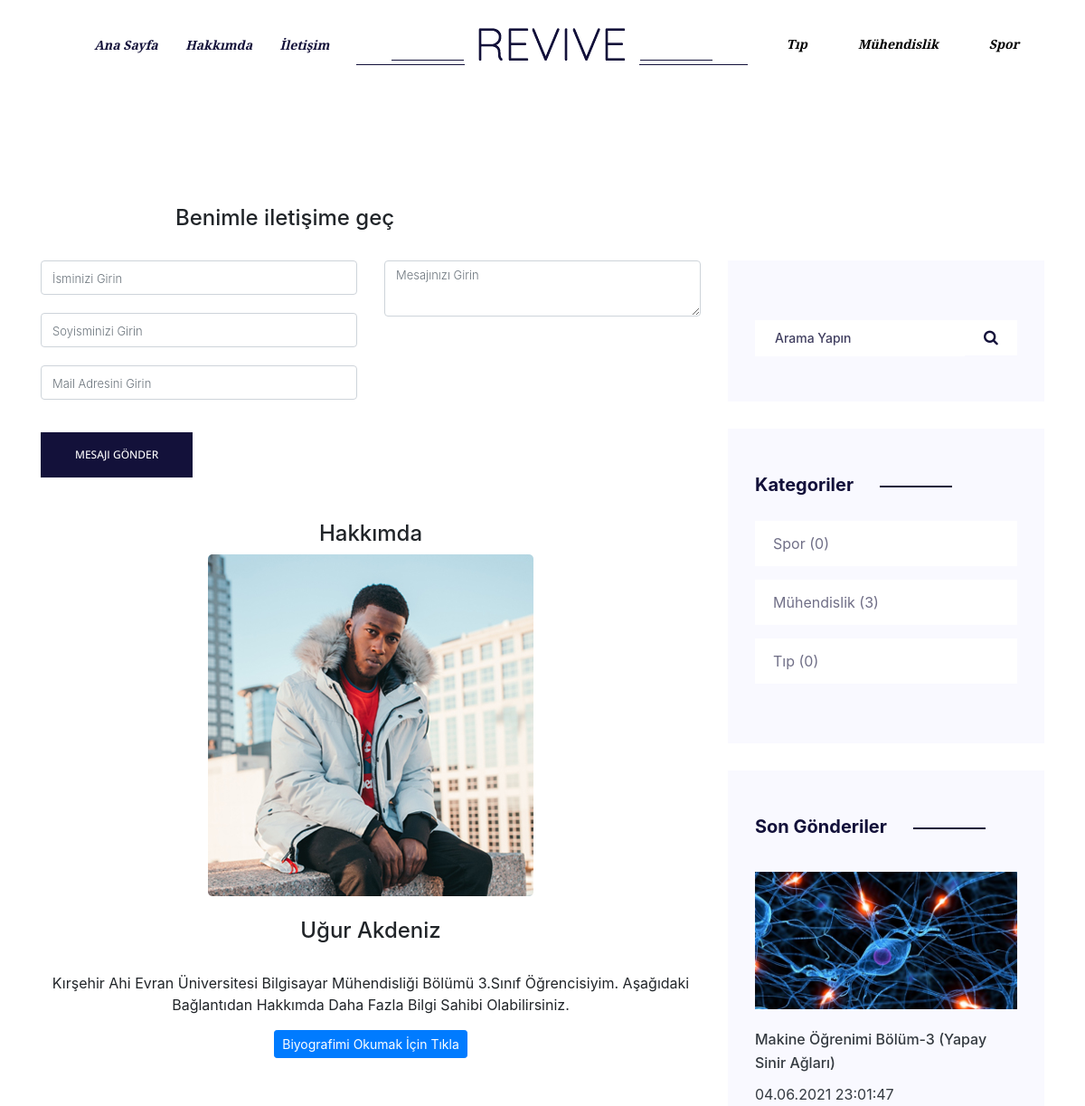
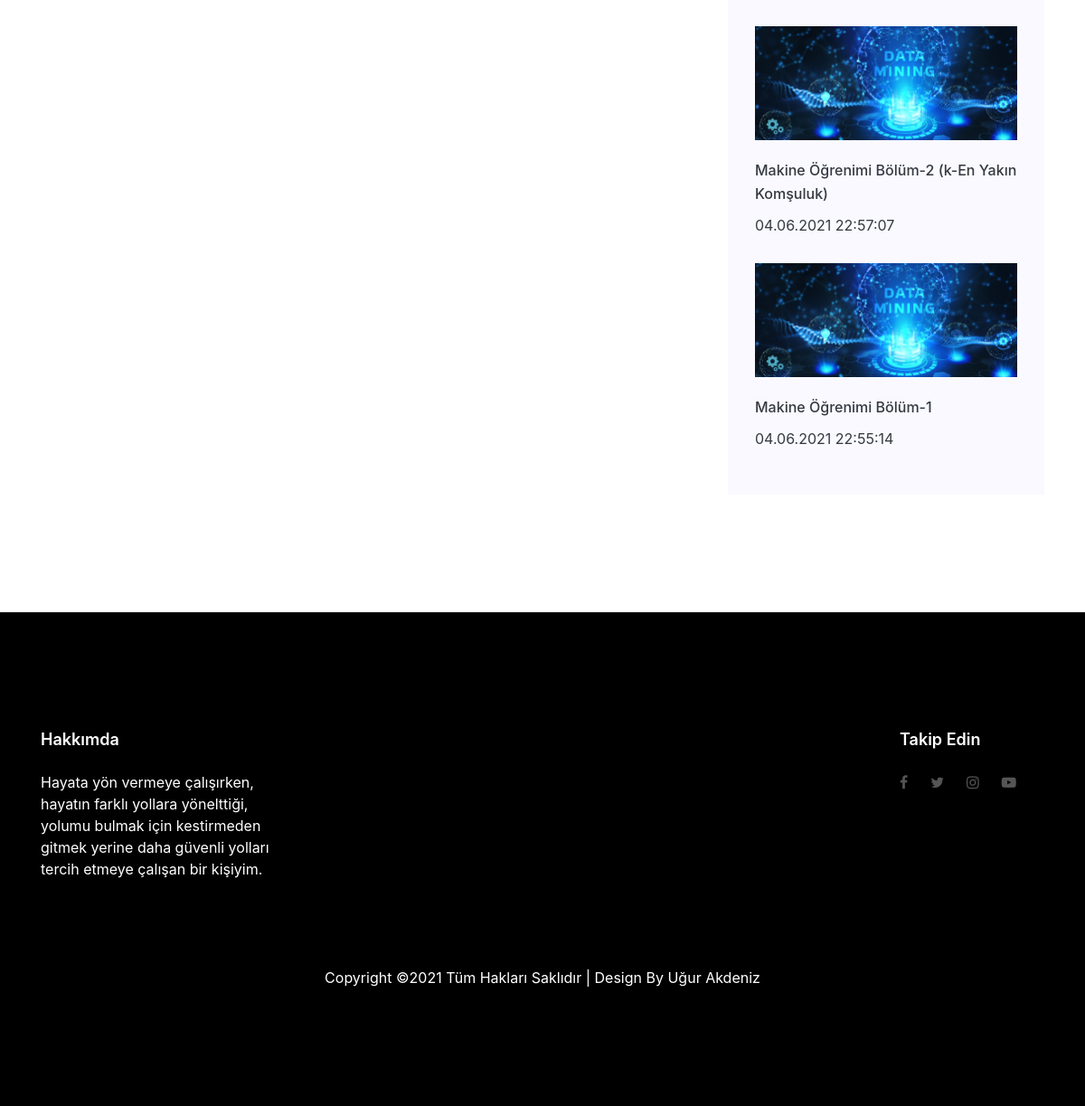
The page /contact.php on the database its author committed (2 pictures, top to bottom).
### tables this page shows
CREATE TABLE `categories` (
  `cat_id` int(11) NOT NULL,
  `cat_title` varchar(255) NOT NULL
);

CREATE TABLE `about` (
  `biography_id` int(11) UNSIGNED NOT NULL,
  `biography_name` varchar(255) NOT NULL,
  `biography_about` text NOT NULL,
  `biography_about_long` text NOT NULL,
  `about_me` text NOT NULL,
  `facebook` varchar(255) NOT NULL,
  `twitter` varchar(255) NOT NULL,
  `instagram` varchar(255) NOT NULL,
  `youtube` varchar(255) NOT NULL
);

CREATE TABLE `posts` (
  `post_id` int(11) NOT NULL,
  `post_title` varchar(255) NOT NULL,
  `post_category` varchar(255) NOT NULL,
  `post_category_id` int(11) NOT NULL,
  `post_author` varchar(255) NOT NULL,
  `post_content` text NOT NULL,
  `post_date` varchar(255) NOT NULL,
  `post_image` text NOT NULL,
  `post_comment_count` int(255) NOT NULL,
  `post_views` int(255) NOT NULL,
  `post_tags` text NOT NULL,
  `post_status` varchar(255) NOT NULL DEFAULT 'draft',
  `post_track` text NOT NULL
);

### contact.php (the view, shortened to what this page needs)
<!DOCTYPE html>
<html lang="zxx" class="no-js">
<head>
  <link rel="stylesheet" href="css/linearicons.css" />
  <link rel="stylesheet" href="css/font-awesome.min.css" />
  <link rel="stylesheet" href="css/magnific-popup.css" />
  <link rel="stylesheet" href="css/nice-select.css" />
  <link rel="stylesheet" href="css/owl.carousel.css" />
  <link rel="stylesheet" href="css/bootstrap.css" />
  <link rel="stylesheet" href="css/bootstrap-datepicker.css" />
  <link rel="stylesheet" href="css/themify-icons.css" />
  <link rel="stylesheet" href="css/main.css" />
</head>
<body>
  <?php include 'includes/header.php'; ?>
  <?php
  $query = "select * from about";
  $result = mysqli_query($connection, $query);
  while ($row = mysqli_fetch_assoc($result)) {
    $biography_name       = $row["biography_name"];
    $biography_about      = $row["biography_about"];
  }
  ?>
  <?php include 'includes/navigation.php' ?>
  <section class="blog-post-area section-gap relative">
    <div class="container">
      <div class="row mb-4">
        <div class="col-md-6">
          <h4 style="text-align: center;">Benimle iletişime geç</h4>
        </div>
      </div>
      <div class="row blog-entries">
        <div class="col-md-12 col-lg-8 main-content">
          <form class="form-area contact-form text-right" action="send.php" method="post">
            <div class="row">
              <div class="col-lg-6 form-group">
                <input name="contact_name" placeholder="İsminizi Girin" onfocus="this.placeholder = ''" onblur="this.placeholder = 'Enter your surname'" class="common-input mb-20 form-control" required="" type="text" />
                <input name="contact_surname" placeholder="Soyisminizi Girin" onfocus="this.placeholder = ''" onblur="this.placeholder = 'Enter your name'" class="common-input mb-20 form-control" required="" type="text" />
                <input name="contact_email" placeholder="Mail Adresini Girin" pattern="[A-Za-z0-9._%+-]+@[A-Za-z0-9.-]+\.[A-Za-z]{1,63}$" onfocus="this.placeholder = ''" onblur="this.placeholder = 'Enter email address'" class="common-input mb-20 form-control" required="" type="email" />
              </div>
              <div class="col-lg-6 form-group">
                <textarea class="common-textarea form-control" name="contact_message" placeholder="Mesajınızı Girin" onfocus="this.placeholder = ''" onblur="this.placeholder = 'Enter Messege'" required=""></textarea>
              </div>
              <div class="col-lg-12">
                <button class="primary-btn text-uppercase" style="float: left ;" name="send" type="submit">
                  Mesajı Gönder
                </button>
              </div>
            </div>
          </form>
          <br><br>
          <h4 style="text-align: center;">Hakkımda</h4>
          <div class="sidebar-box">
            <div class="bio text-center">
              <img src="images/1.jpg" alt="Image Placeholder" class="img-fluid">
              <div class="bio-body"><br>
                <h4><?php echo $biography_name ?></h4><br>
                <p><?php echo $biography_about ?></p>
                <p><a href="about.php" class="btn btn-primary btn-sm">Biyografimi Okumak İçin Tıkla</a></p>
              </div>
            </div>
          </div>
        </div>
        <div class="col-lg-4 sidebar-widgets">
          <div class="widget-wrap">
            <div class="single-sidebar-widget search-widget">
              <form action="search.php" class="search-form" method="post">
                <div class="form-group">
                  <input placeholder="Arama Yapın" name="search" type="text" onfocus="this.placeholder = ''" onblur="this.placeholder = 'Search Posts'">
                  <button type="submit"><i class="fa fa-search"></i></button>
                </div>
              </form>
            </div>
            <?php include 'includes/category.php'; ?>
            <?php include 'includes/sidebar.php'; ?>
          </div>
        </div>
      </div>
    </div>
  </section>
  <?php include 'includes/footer.php'; ?>
</body>
</html>

### includes/function.php
<?php
 include "db.php";
 function show_cat(){
   global $connection;
   $query = "SELECT * FROM categories";
   $result = mysqli_query($connection, $query);
   while($row = mysqli_fetch_array($result)){
     $cat_id = $row['cat_id'];
     $cat_title = $row['cat_title'];
     echo "<li class='nav-item dropdown'><a class='nav-link' href='category.php?cat_id=$cat_id'>{$cat_title}</a></li>";
   }
 }
 ?>

### includes/category.php
<?php
$query = "SELECT * FROM categories ORDER BY cat_id DESC LIMIT 6";
$result = mysqli_query($connection, $query);
?>
<div class="single-sidebar-widget post-category-widget">
  <h4 class="category-title">Kategoriler</h4>
  <ul class="cat-list mt-20">
    <?php
    while ($row = mysqli_fetch_array($result)) {
      $cat_id = $row['cat_id'];
      $cat_title = $row['cat_title'];
      $sql = mysqli_query($connection, "SELECT * FROM posts WHERE post_category_id=$cat_id");
      $span = mysqli_num_rows($sql);
      echo "<li><a href='category.php?cat_id=$cat_id' style='text-decoration:none;'>$cat_title <span>($span)</span></a></li>";
    }
    ?>
  </ul>
</div>

### includes/sidebar.php (shortened to what this page needs)
<div class="single-sidebar-widget popular-post-widget">
  <h4 class="popular-title">Son Gönderiler</h4>
  <div class="popular-post-list">
    <?php
    $query = "SELECT * FROM posts ORDER BY post_id DESC LIMIT 5";
    $result = mysqli_query($connection, $query);
    while ($row = mysqli_fetch_assoc($result)) {
      $post_id = $row['post_id'];
      $post_title = $row['post_title'];
      $post_image = $row['post_image'];
      $date = $row['post_date'];
    ?>
      <div class="single-post-list">
        <a href="single.php?post=<?php echo $post_id; ?>" style="text-decoration: none;">
          <div class="thumb">
            <img class="img-fluid" src="admin/<?php echo $post_image; ?>" alt="">
          </div>
          <div class="details mt-20">
            <h6 style="color: #343a40;text-decoration: none;"><?php echo $post_title; ?></h6>
            <a>
              <p style="color: #343a40;text-decoration: none;"> <?php echo $date; ?> </p>
            </a>
          </div>
        </a>
      </div>
    <?php }
    ?>
  </div>
</div>

### includes/footer.php
 <?php include'includes/db.php'; ?>
 <?php
$query = "select * from about";
$result = mysqli_query($connection, $query);
while($row = mysqli_fetch_assoc($result))
{
  $about_me             = $row["about_me"];
  $facebook             = $row["facebook"];
  $twitter              = $row["twitter"];
  $instagram            = $row["instagram"];
  $youtube              = $row["youtube"];
}
 ?>
      <footer class="footer-area section-gap">
      <div class="container">
        <div class="row">
          <div class="col-lg-3  col-md-6 col-sm-6">
            <div class="single-footer-widget">
              <h6>Hakkımda</h6>
              <p style="color: white;">
                <?php echo $about_me; ?>
              </p>
            </div>
          </div>
          <div class="col-lg-4  col-md-6 col-sm-6">
          </div>
          <div class="col-lg-3  col-md-6 col-sm-6">
          </div>
          <div class="col-lg-2 col-md-6 col-sm-6">
            <div class="single-footer-widget">
              <h6>Takip Edin</h6>
              <div class="footer-social d-flex align-items-center">
                <a href="<?php echo $facebook; ?>"><i class="fa fa-facebook"></i></a>
                <a href="<?php echo $twitter; ?>"><i class="fa fa-twitter"></i></a>
                <a href="<?php echo $instagram; ?>"><i class="fa fa-instagram"></i></a>
                <a href="<?php echo $youtube; ?>"><i class="fa fa-youtube-play"></i></a>
              </div>
            </div>
          </div>
        </div>
        <div class="footer-bottom d-flex justify-content-center align-items-center flex-wrap">
          <p class="footer-text m-0" style="color: white;">
Copyright &copy;<script>document.write(new Date().getFullYear());</script> Tüm Hakları Saklıdır | Design By Uğur Akdeniz
</p>
        </div>
      </div>
    </footer>

### css/main.css (style rules this page uses)
body { color:#706f87;font-family:"Open Sans",sans-serif;font-size:14px;font-weight:500;line-height:24px;position:relative }
ol,ul { margin:0;padding:0;list-style:none }
a { -webkit-transition:all 0.3s ease 0s;-moz-transition:all 0.3s ease 0s;-o-transition:all 0.3s ease 0s;transition:all 0.3s ease 0s }
a,a:focus,a:hover { text-decoration:none;outline:0 }
h1,h2,h3,h4,h5,h6 { font-family:"Playfair Display",serif;color:#13113a;line-height:1.2;margin-bottom:0;margin-top:0;font-weight:700 }
.mt-20 { margin-top:20px }
.mb-20 { margin-bottom:20px }
.text-center { text-align:center }
.flex-wrap { -webkit-flex-wrap:wrap;-moz-flex-wrap:wrap;-ms-flex-wrap:wrap;flex-wrap:wrap }
.relative { position:relative }
.section-gap { padding:130px 0 }
.primary-btn { display:inline-block;background:#13113a;padding:0px 38px;color:#fff;font-family:"Open Sans",sans-serif;font-size:12px;font-weight:500;line-height:50px;border-radius:0px;border:0;outline:none !important;text-align:center;cursor:pointer;-webkit-transition:all 0.4s ease 0s;-moz-transition:all 0.4s ease 0s;-o-transition:all 0.4s ease 0s;transition:all 0.4s ease 0s }
h4 { font-size:18px }
h6 { font-size:14px }
h1,h2,h3,h4,h5,h6 { line-height:1.2 }
.menu-right .nav-item .nav-link { margin:0px 20px;color:#000;font-size:14px;font-family:"Playfair Display",serif;font-weight:700;font-style:italic;padding:38px 0px }
.widget-wrap .single-sidebar-widget { padding:50px 30px;background:#f9f9ff;margin-bottom:30px }
.widget-wrap .single-sidebar-widget:last-child { margin-bottom:0px }
.widget-wrap .search-widget form.search-form input[type="text"] { height:40px;color:#13113a;padding:11px 22px;font-size:14px;border:none;float:left;width:80% }
.widget-wrap .search-widget form.search-form button { float:left;width:20%;padding:7px;color:#13113a;font-size:17px;border:none;cursor:pointer;background:#ffffff }
.widget-wrap .search-widget form.search-form::after { content:"";clear:both;display:table }
.widget-wrap .popular-post-widget .popular-title { color:#13113a;font-size:20px;color:#13113a;font-weight:700;position:relative;display:inline-block }
.widget-wrap .popular-post-widget .popular-title::after { content:"";position:absolute;top:13px;right:-75%;height:2px;width:80px;background:#13113a }
.widget-wrap .popular-post-widget .popular-post-list { margin-top:30px }
.widget-wrap .popular-post-widget .single-post-list { margin-bottom:30px }
.widget-wrap .popular-post-widget .single-post-list:last-child { margin-bottom:0px }
.widget-wrap .popular-post-widget .single-post-list .details h6 { font-size:16px;line-height:26px;margin-bottom:10px;-webkit-transition:all 0.4s ease 0s;-moz-transition:all 0.4s ease 0s;-o-transition:all 0.4s ease 0s;transition:all 0.4s ease 0s }
.widget-wrap .popular-post-widget .single-post-list .details p { margin-bottom:0px }
.widget-wrap .post-category-widget .category-title { color:#13113a;font-size:20px;color:#13113a;font-weight:700;position:relative;display:inline-block }
.widget-wrap .post-category-widget .category-title::after { content:"";position:absolute;top:13px;right:-100%;height:2px;width:80px;background:#13113a }
.widget-wrap .post-category-widget .cat-list li { padding:13px 20px;background:#ffffff;margin-bottom:15px;-webkit-transition:all 0.4s ease 0s;-moz-transition:all 0.4s ease 0s;-o-transition:all 0.4s ease 0s;transition:all 0.4s ease 0s }
.widget-wrap .post-category-widget .cat-list li:last-child { margin-bottom:0px }
.widget-wrap .post-category-widget .cat-list li a { color:#706f87;-webkit-transition:all 0.4s ease 0s;-moz-transition:all 0.4s ease 0s;-o-transition:all 0.4s ease 0s;transition:all 0.4s ease 0s }
.footer-area { background:#000000 }
.footer-area h6 { color:#fff;margin-bottom:25px;font-size:18px;font-weight:600 }
.footer-social i { color:#555555;-webkit-transition:all 0.4s ease 0s;-moz-transition:all 0.4s ease 0s;-o-transition:all 0.4s ease 0s;transition:all 0.4s ease 0s }
.footer-social a { padding-right:25px;-webkit-transition:all 0.4s ease 0s;-moz-transition:all 0.4s ease 0s;-o-transition:all 0.4s ease 0s;transition:all 0.4s ease 0s }
.footer-text { padding-top:80px }

### rows shown on the page
categories: cat_title "Tıp", span "0"
categories: cat_title "Mühendislik", span "3"
categories: cat_title "Spor", span "0"
about: biography_name "Uğur Akdeniz", biography_about "Kırşehir Ahi Evran Üniversitesi Bilgisayar Mühendisliği Bölümü 3.Sınıf Öğrencisiyim. Aşağıdaki Bağlantıdan Hakkımda Daha Fazla Bilgi Sahibi Olabilirsiniz.", about_me "Hayata yön vermeye çalışırken, hayatın farklı yollara yönelttiği, yolumu bulmak için kestirmeden gitmek yerine daha güvenli yolları tercih etmeye çalışan bir kişiyim."
posts: post_image (picture), post_title "Makine Öğrenimi Bölüm-3 (Yapay Sinir Ağları)", post_date "04.06.2021 23:01:47"
posts: post_image (picture), post_title "Makine Öğrenimi Bölüm-2 (k-En Yakın Komşuluk)", post_date "04.06.2021 22:57:07"
posts: post_image (picture), post_title "Makine Öğrenimi Bölüm-1", post_date "04.06.2021 22:55:14"
